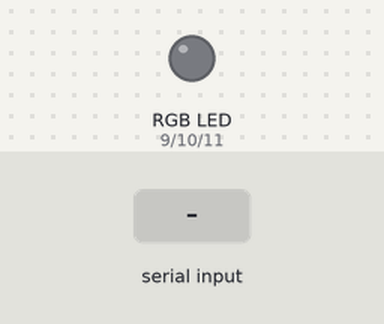
Bench run of a sketch on a simulated Arduino Uno, built with avr-gcc and run on an emulated ATmega328P. Parts: an RGB LED mixed from three pins (HIGH = lit). Inputs (shaded band) come from the test bench.

Above: at 1.2 s.
1.3 s: "1" received over Serial
At 1.8 s:
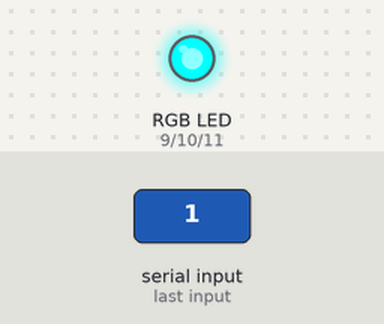
2.8 s: "2" received over Serial
At 4.0 s:
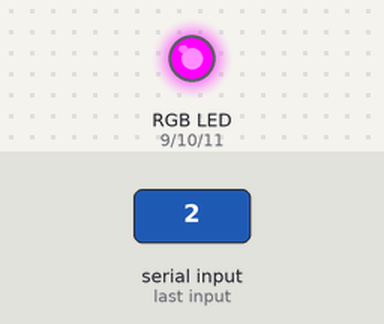
4.3 s: "3" received over Serial
At 5.3 s:
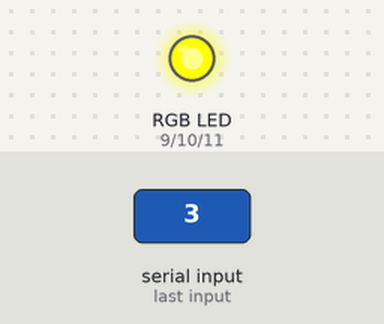
5.8 s: "5" received over Serial
At 6.5 s:
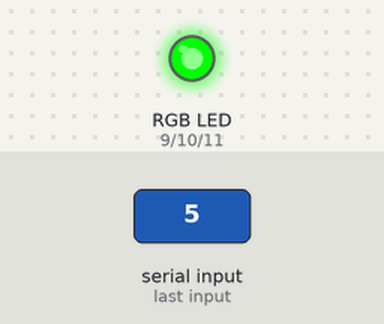
7.3 s: "6" received over Serial
At 7.6 s:
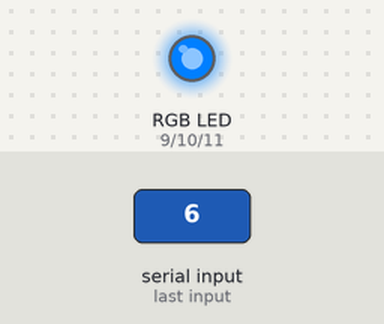
8.8 s: "1" received over Serial
At 9.9 s:
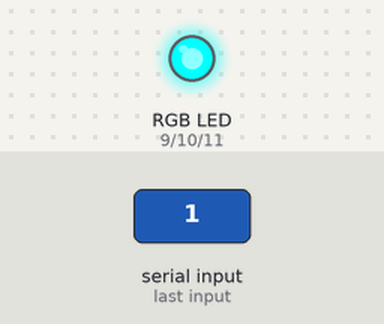
Timing chart, 0 to 11.3 s (numbered marks = the images above; inputs shaded):
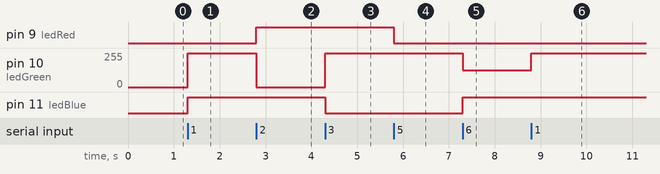

Measured:
- after the input at 1.3 s, pin 10 (ledGreen): 0/255 → 255/255 at once; pin 11 (ledBlue): LOW → HIGH at once
- after the input at 2.8 s, pin 9 (ledRed): LOW → HIGH at once; pin 10 (ledGreen): 255/255 → 0/255 at once
- after the input at 4.3 s, pin 10 (ledGreen): 0/255 → 255/255 at once; pin 11 (ledBlue): HIGH → LOW at once
- after the input at 5.8 s, pin 9 (ledRed): HIGH → LOW at once
- after the input at 7.3 s, pin 10 (ledGreen): 255/255 → 127/255 at once; pin 11 (ledBlue): LOW → HIGH at once
- after the input at 8.8 s, pin 10 (ledGreen): 127/255 → 255/255 at once

The sketch:

1-Hola_mundo.ino
```cpp
int ledRed = 9;
int ledGreen = 10;
int ledBlue = 11;

void setup() {
  Serial.begin(9600);
  pinMode(ledRed, OUTPUT);
  pinMode(ledGreen, OUTPUT);
  pinMode(ledBlue, OUTPUT);
}

void loop() {
  while(Serial.available() == 0);
    char val = Serial.read();

    if(val == '0') {
      Serial.println("Invalido");
    } else if(val == '1') {
      color(255, 0, 0); //Color rojo
      delay(1000);
    } else if(val == '2'){
      color(0, 255, 0); //Color verde
      delay(1000);
    } else if(val == '3') {
      color(0, 0, 255); //Color azul
      delay(1000);
    } else if(val == '4') {
      color(255, 255, 255); //Color blanco
      delay(1000);
    } else if(val == '5') {
      color(255, 0, 255); //Color magenta
      delay(1000);
    } else if(val == '6') {
      color(255, 128, 0); //Color naranja
      delay(1000);
    }
  }

  void color(int rojo, int verde, int azul){
    //Escritura de PWM del color rojo
    analogWrite(ledRed, 255-rojo);

    //Escritura de PWM del color verde
    analogWrite(ledGreen, 255-verde);

    //Escritura de PWM del color azul
    analogWrite(ledBlue, 255-azul);
  }
```
